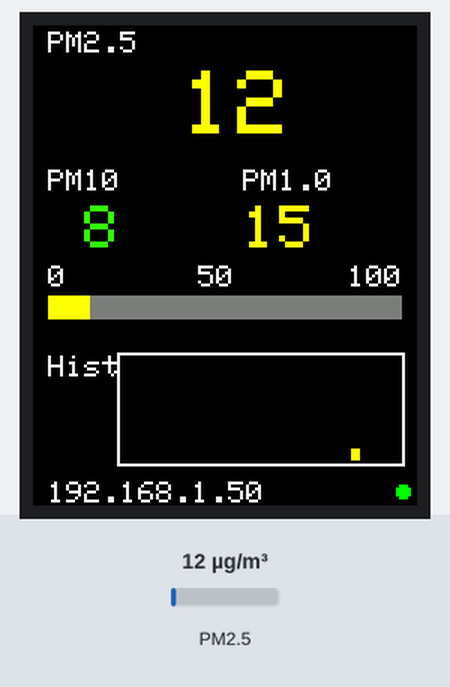
The sketch below on a simulated ESP8266 (NodeMCU). Shown: 128×160 colour display. The test bench sets the inputs (shaded band); at power-on: PM2.5 12 µg/m³. WiFi joins after 1.5 s; servers stay silent unless stated; what the sketch prints to the serial monitor is not drawn.

Above: at 7.6 s.
7.7 s: PM2.5 set to 10 µg/m³
At 9.3 s:
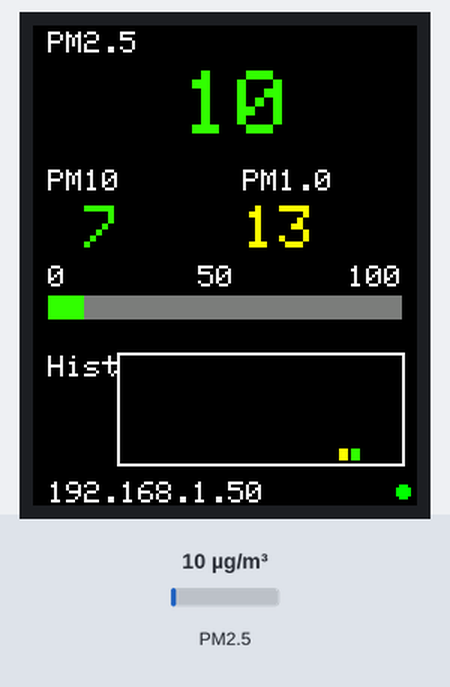
13.6 s: PM2.5 set to 31 µg/m³
At 15.2 s:
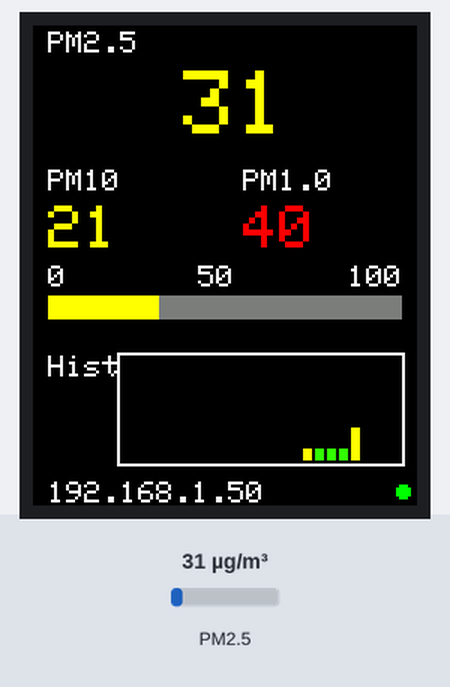
17.9 s: PM2.5 set to 39 µg/m³
At 19.1 s:
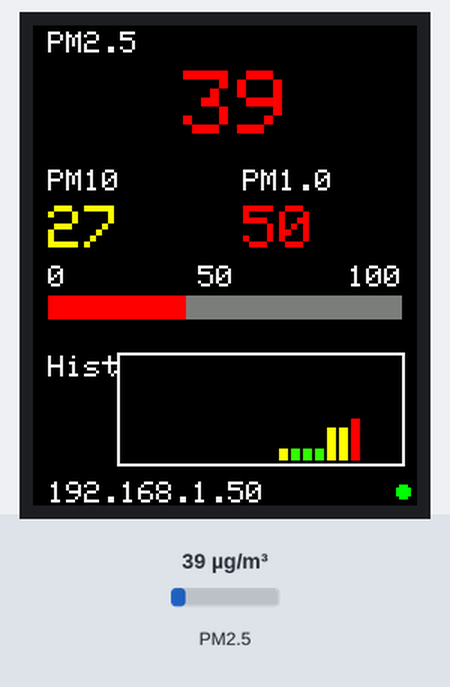
23.8 s: PM2.5 set to 51 µg/m³
At 25.2 s:
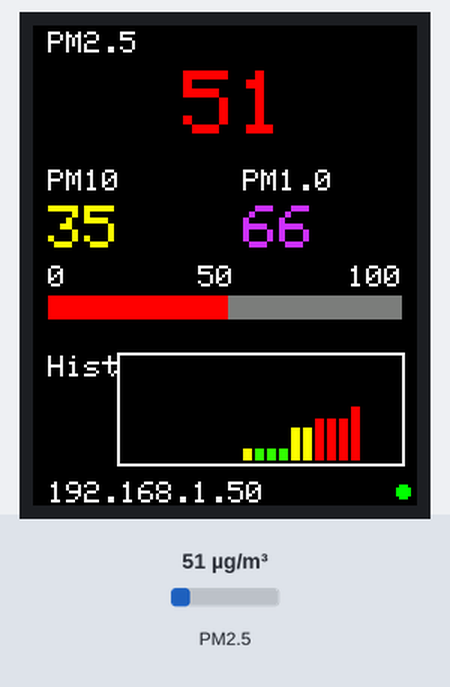
28.2 s: PM2.5 set to 58 µg/m³
At 29.2 s:
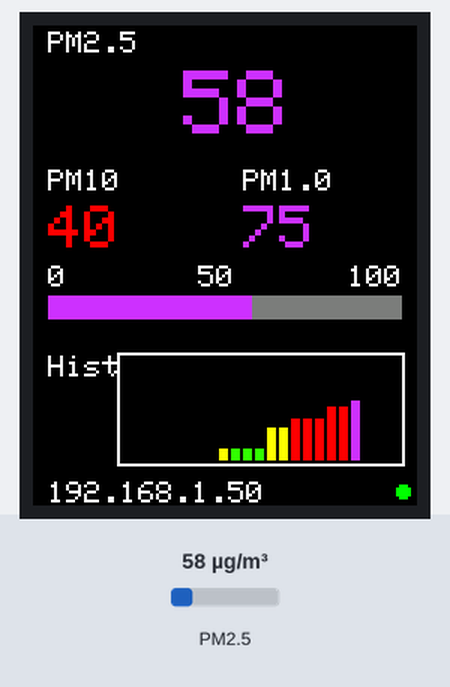
Timing chart, 0 to 31.2 s (numbered marks = the images above; inputs shaded):
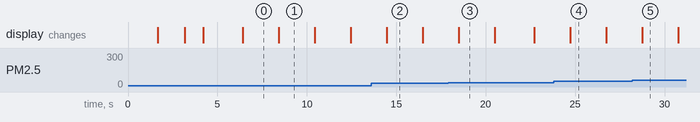

The sketch:

esp8266_sensordust_2026.ino
```cpp
#include "SPI.h"
#include "Adafruit_GFX.h"
#include <Adafruit_ST7735.h>
#include "Adafruit_PM25AQI.h"
#include <SoftwareSerial.h>
#include <ESP8266WiFi.h>
#include <ESP8266WebServer.h>

// ==========================================
// CONFIGURAÇÕES
// ==========================================
const char* ssid = "SSID";
const char* password = "pass";
const char* thingSpeakApiKey = "******";

// Sinric Pro (Alexa)
const char* sinricAppKey = "******";
const char* deviceId = "*******";

// ==========================================
// PINAGEM
// ==========================================
#define TFT_CS    D8
#define TFT_DC    D2
#define TFT_RST   D1
#define PM_RX     D3
#define PM_TX     D4

// ==========================================
// OBJETOS
// ==========================================
Adafruit_ST7735 tft = Adafruit_ST7735(TFT_CS, TFT_DC, TFT_RST);
SoftwareSerial pmSerial(PM_RX, PM_TX);
Adafruit_PM25AQI aqi = Adafruit_PM25AQI();
ESP8266WebServer server(80);

// ==========================================
// VARIÁVEIS
// ==========================================
int pm10 = 0, pm25 = 0, pm100 = 0;

// Histórico (últimos 20 valores)
#define HIST_SIZE 20
int pm25History[HIST_SIZE];
int histIndex = 0;

unsigned long lastThingSpeakSend = 0;
unsigned long lastAlexaSend = 0;

// Cores personalizadas (já que ST7735_DARKGREY não existe)
#define DARKGREY 0x7BEF  // Cinza escuro RGB565

// Cores da escala
const uint16_t pm25color[] = {0x37E0, 0xFFE0, 0xF800, 0xC99F};

// ==========================================
// CONECTAR WIFI
// ==========================================
void connectWiFi() {
  tft.fillScreen(ST7735_BLACK);
  tft.setCursor(10, 70);
  tft.setTextSize(1);
  tft.setTextColor(ST7735_WHITE);
  tft.print("WiFi...");

  WiFi.begin(ssid, password);
  int tentativas = 0;

  while (WiFi.status() != WL_CONNECTED && tentativas < 30) {
    delay(500);
    tentativas++;
  }

  tft.fillRect(10, 70, 100, 10, ST7735_BLACK);
  tft.setCursor(10, 70);

  if (WiFi.status() == WL_CONNECTED) {
    tft.print("OK");
  } else {
    tft.print("Fail");
  }
  delay(1000);
}

// ==========================================
// SERVIDOR WEB (MagicMirror)
// ==========================================
void handleJSON() {
  String json = "{\"pm25\":" + String(pm25) +
                ",\"pm10\":" + String(pm10) +
                ",\"pm1_0\":" + String(pm100) + "}";
  server.send(200, "application/json", json);
}

// ==========================================
// ENVIAR PARA ALEXA
// ==========================================
void sendToAlexa() {
  if (WiFi.status() == WL_CONNECTED) {
    WiFiClient alexaClient;
    if (alexaClient.connect("api.sinric.pro", 80)) {
      String json = "{\"deviceId\":\"" + String(deviceId) +
                    "\",\"action\":\"setPm25\",\"value\":" + String(pm25) + "}";

      String request = "POST / HTTP/1.1\r\n";
      request += "Host: api.sinric.pro\r\n";
      request += "x-api-key: " + String(sinricAppKey) + "\r\n";
      request += "Content-Length: " + String(json.length()) + "\r\n\r\n";
      request += json;

      alexaClient.print(request);
    }
    alexaClient.stop();
  }
}

// ==========================================
// ENVIAR PARA THINGSPEAK
// ==========================================
void sendToThingSpeak() {
  if (WiFi.status() == WL_CONNECTED) {
    WiFiClient tsClient;
    String url = "/update?api_key=" + String(thingSpeakApiKey) +
                 "&field1=" + String(pm25);

    if (tsClient.connect("api.thingspeak.com", 80)) {
      tsClient.print("GET " + url + " HTTP/1.1\r\n");
      tsClient.print("Host: api.thingspeak.com\r\n");
      tsClient.print("Connection: close\r\n\r\n");
    }
    tsClient.stop();
  }
}

// ==========================================
// FUNÇÃO PARA CORES DO PM
// ==========================================
uint16_t getPMColor(int value) {
  if(value < 12) return 0x37E0;  // Verde
  if(value < 36) return 0xFFE0;  // Amarelo
  if(value < 55) return 0xF800;  // Vermelho
  return 0xC99F;  // Marrom
}

// ==========================================
// DISPLAY - VERSÃO COMPACTA
// ==========================================
void drawUI() {
  tft.fillScreen(ST7735_BLACK);
  tft.setTextSize(1);

  // Título PM2.5
  tft.fillRect(0, 0, 128, 45, ST7735_BLACK);
  tft.setCursor(5, 2);
  tft.setTextColor(ST7735_WHITE);
  tft.print("PM2.5");

  // Labels PM10 e PM1.0
  tft.setCursor(5, 48);
  tft.setTextColor(ST7735_WHITE);
  tft.print("PM10");

  tft.setCursor(70, 48);
  tft.print("PM1.0");

  // Labels da barra
  tft.setCursor(5, 80);
  tft.setTextSize(0);
  tft.print("0");
  tft.setCursor(55, 80);
  tft.print("50");
  tft.setCursor(105, 80);
  tft.print("100");

  // Label do gráfico
  tft.setCursor(5, 110);
  tft.print("Hist");

  // IP na última linha
  tft.setCursor(5, 152);
  tft.setTextSize(0);
  tft.print(WiFi.localIP());
}

void updateDisplay() {
  // ===== PM2.5 - VALOR GRANDE =====
  tft.fillRect(50, 15, 70, 30, ST7735_BLACK);
  tft.setCursor(50, 15);
  tft.setTextSize(3);
  tft.setTextColor(getPMColor(pm25));

  if(pm25 < 10) tft.print(" ");
  tft.print(pm25);

  // ===== PM10 =====
  tft.fillRect(5, 60, 55, 15, ST7735_BLACK);
  tft.setCursor(5, 60);
  tft.setTextSize(2);
  tft.setTextColor(getPMColor(pm10));
  if(pm10 < 10) tft.print(" ");
  tft.print(pm10);

  // ===== PM1.0 =====
  tft.fillRect(70, 60, 55, 15, ST7735_BLACK);
  tft.setCursor(70, 60);
  tft.setTextColor(getPMColor(pm100));
  if(pm100 < 10) tft.print(" ");
  tft.print(pm100);

  // ===== BARRA DE PROGRESSO =====
  int barWidth = map(constrain(pm25, 0, 100), 0, 100, 0, 118);

  // Barra verde (preenchida)
  if(barWidth > 0) {
    tft.fillRect(5, 90, barWidth, 8, getPMColor(pm25));
  }
  // Barra cinza (restante)
  if(118 - barWidth > 0) {
    tft.fillRect(5 + barWidth, 90, 118 - barWidth, 8, DARKGREY);
  }

  // ===== GRÁFICO MINI (20 barras) =====
  int graphX = 30;
  int graphY = 110;
  int barWidth_g = 4;
  int maxHeight = 35;

  // Limpa área do gráfico
  tft.fillRect(29, 110, 95, 38, ST7735_BLACK);

  // Desenha borda do gráfico
  tft.drawRect(28, 109, 96, 38, ST7735_WHITE);

  // Desenha barras
  for(int i = 0; i < HIST_SIZE; i++) {
    int idx = (histIndex + i) % HIST_SIZE;
    int value = pm25History[idx];
    if(value == 0 && i > histIndex) continue;

    int barHeight = map(constrain(value, 0, 100), 0, 100, 0, maxHeight);
    int x = graphX + (i * barWidth_g);
    uint16_t color = getPMColor(value);

    if(barHeight > 0) {
      tft.fillRect(x, graphY + maxHeight - barHeight, 3, barHeight, color);
    }
  }

  // ===== LED DE STATUS WIFI =====
  if(WiFi.status() == WL_CONNECTED) {
    tft.fillCircle(123, 155, 2, ST7735_GREEN);
  } else {
    tft.fillCircle(123, 155, 2, ST7735_RED);
  }
}

// ==========================================
// SETUP
// ==========================================
void setup() {
  Serial.begin(115200);
  delay(1000);

  // Inicializa histórico
  for(int i = 0; i < HIST_SIZE; i++) pm25History[i] = 0;

  // Sensor PM
  pmSerial.begin(9600);
  delay(500);

  if (!aqi.begin_UART(&pmSerial)) {
    Serial.println("Sensor PM nao encontrado!");
    while(1) {
      delay(1000);
      Serial.print(".");
    }
  }
  Serial.println("PMS7003 OK!");

  // Display
  tft.initR(INITR_BLACKTAB);
  tft.setRotation(2);

  // WiFi
  connectWiFi();

  // Servidor web
  server.on("/json", handleJSON);
  server.begin();

  // Interface
  drawUI();

  delay(2000);
  sendToAlexa();
}

// ==========================================
// LOOP PRINCIPAL
// ==========================================
void loop() {
  PM25_AQI_Data data;

  if (!aqi.read(&data)) {
    delay(500);
    return;
  }

  // Atualiza valores
  pm10 = data.pm10_standard;
  pm25 = data.pm25_standard;
  pm100 = data.pm100_standard;

  // Adiciona ao histórico
  pm25History[histIndex] = pm25;
  histIndex = (histIndex + 1) % HIST_SIZE;

  // Atualiza display
  updateDisplay();

  // ThingSpeak a cada 20 segundos
  if(millis() - lastThingSpeakSend > 20000) {
    sendToThingSpeak();
    lastThingSpeakSend = millis();
  }

  // Alexa a cada 30 segundos
  if(millis() - lastAlexaSend > 30000) {
    sendToAlexa();
    lastAlexaSend = millis();
  }

  // Mantém servidor web
  server.handleClient();

  // Debug
  Serial.print("PM2.5: "); Serial.print(pm25);
  Serial.print(" | PM10: "); Serial.print(pm10);
  Serial.print(" | PM1.0: "); Serial.println(pm100);

  delay(2000);
}
```

Measured:
- the behaviour switches between 12 and 11 µg/m³ on PM2.5 (found by bisection; images 0 and 1)
- the behaviour switches between 35 and 36 µg/m³ on PM2.5 (found by bisection; images 2 and 3)
- the behaviour switches between 54 and 55 µg/m³ on PM2.5 (found by bisection; images 4 and 5)
- after the input at 7.7 s, the display: changes after 0.73 s (image 1)
- after the input at 17.9 s, the display: changes after 0.59 s (image 3)
- after the input at 28.2 s, the display: changes after 0.55 s (image 5)
- what the display in image 1 shows lasts 2.0 s, from 8.4 s to 10.4 s
